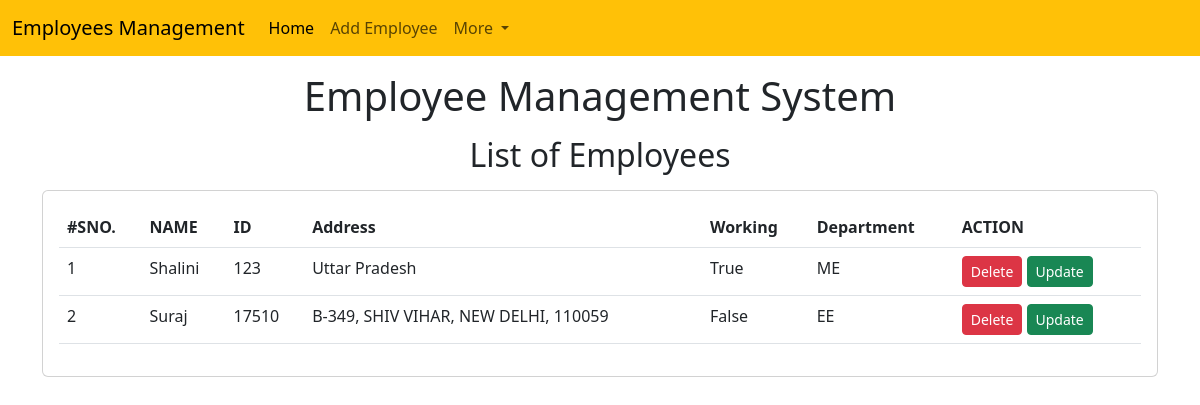
The page /emp/home/ on the database as committed earlier.
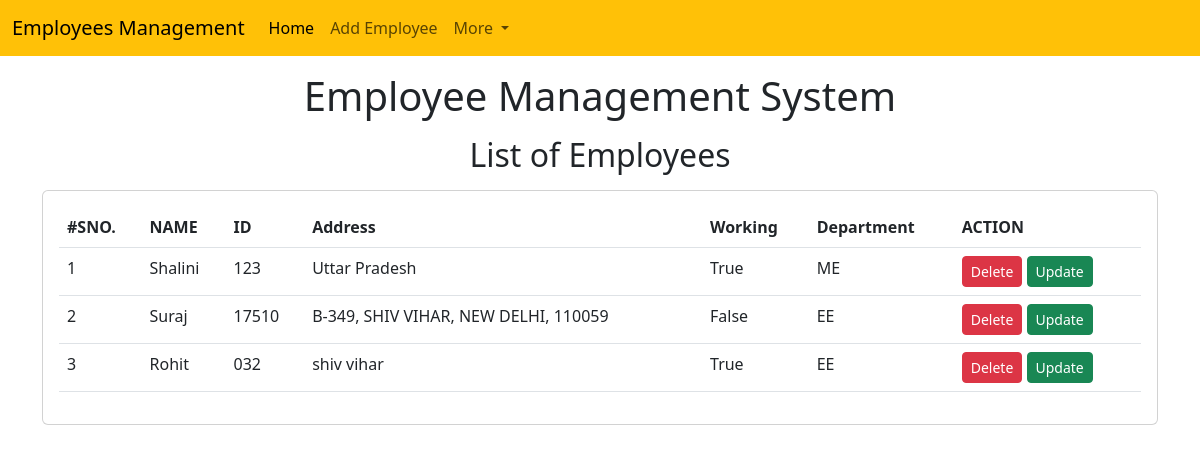
The same page on the database as committed later.
### emp/models.py (models this page shows, shortened)
class Emp(models.Model):
    name = models.CharField(max_length=50)
    empId = models.CharField(max_length=50)
    phone = models.CharField(max_length=10)
    address = models.CharField(max_length=200)
    working = models.BooleanField(default=False)
    department = models.CharField(max_length=50)

### emp/views.py (the view)
# urls.py: path("home/", empHome),
def empHome(request):
    emps = Emp.objects.all()
    return render(request, "emp/home.html", {'emp':emps})

### templates/emp/home.html (shortened to what this page needs)
<!doctype html>
<html lang="en">
  <head>
    <link href="https://cdn.jsdelivr.net/npm/bootstrap@5.3.0/dist/css/bootstrap.min.css" rel="stylesheet">
  </head>
  <body>
    {% include 'emp/nav.html' %}
    <h1 class="text-center my-3">Employee Management System</h1>
    <h2 class="text-center my-3">List of Employees</h2>
    <div class="container">
      <div class="row">
        <div class="col-md-12">
          <div class="card">
            <div class="card-body">
              <table class="table">
                <thead>
                  <tr>
                    <th>#SNO.</th>
                    <th>NAME</th>
                    <th>ID</th>
                    <th>Address</th>
                    <th>Working</th>
                    <th>Department</th>
                    <th>ACTION</th>
                  </tr>
                </thead>
                <tbody>
                  {% for e in emp %}
                  <tr>
                    <td>{{forloop.counter}}</td>
                    <td>{{e.name}}</td>
                    <td>{{e.empId}}</td>
                    <td>{{e.address}}</td>
                    <td>{{e.working}}</td>
                    <td>{{e.department}}</td>
                    <td>
                      <a href="/emp/del-emp/{{e.id}}" class="btn btn-danger btn-sm">Delete</a>
                      <a href="/emp/update-emp/{{e.id}}" class="btn btn-success btn-sm">Update</a>
                    </td>
                  </tr>
                  {% endfor %}
                </tbody>
              </table>
            </div>
          </div>
        </div>
      </div>
    </div>
  </body>
</html>

### templates/emp/nav.html (shortened to what this page needs)
<nav class="navbar navbar-expand-lg bg-warning">
    <div class="container-fluid">
      <a class="navbar-brand" href="/emp/home/">Employees Management</a>
      <div class="collapse navbar-collapse" id="navbarSupportedContent">
        <ul class="navbar-nav me-auto mb-2 mb-lg-0">
          <li class="nav-item">
            <a class="nav-link active" aria-current="page" href="/emp/home/">Home</a>
          </li>
          <li class="nav-item">
            <a class="nav-link" href="/emp/add-emp/">Add Employee</a>
          </li>
          <li class="nav-item dropdown">
            <a class="nav-link dropdown-toggle" href="#" role="button" data-bs-toggle="dropdown" aria-expanded="false">
              More
            </a>
          </li>
        </ul>
      </div>
    </div>
  </nav>

Rows that differ between the two databases and show on the page:
added Emp: name "Rohit", empId "032", address "shiv vihar", working "True", department "EE"
